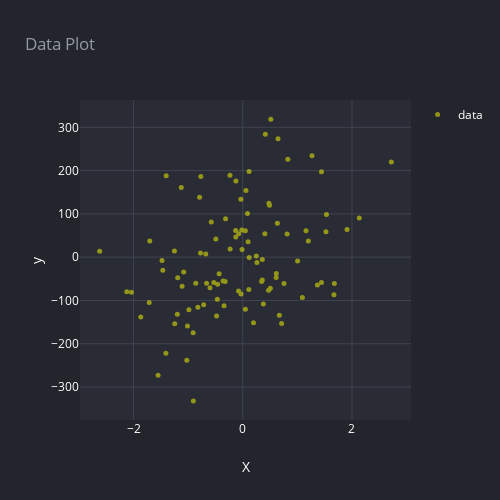

The notebook cell saved with this chart:
### Markdown cell above
# Stochastic Gradient Descent

$$J(\mathbf w) = \frac {1}{2} \sum_{i=1}^N \left( y^{(i)}-\phi (\mathbf w^T \mathbf x)^{(i)} \right )^2$$

### Code cell
X, y = make_regression(n_features=7, random_state=42)

# = StandardScaler().fit_transform(X)
render(go.Figure(data=[scatter(X[:,0],y, 'data', mode='markers', size=5, color='yellow')]), 'Data Plot', x_axis_title='X', y_axis_title='y')

### Figure 1 — Plotly figure (JSON) as saved in the notebook; plotly's stock layout.template omitted (floating-point values rounded to 4 significant figures)
{"data": [{"marker": {"color": "yellow", "size": 5}, "mode": "markers", "name": "data", "opacity": 0.5, "type": "scatter", "x": [-0.07445, 1.909, -2.124, -0.7673, -2.039, -1.479, -1.867, 1.669, 1.523, -0.03275, -0.8604, -1.703, 0.6117, -0.8222, -0.7905, -0.7153, -1.012, 0.479, 1.158, -1.191, -0.5298, 1.533, 1.441, 0.6454, -0.908, -1.551, -0.3221, -0.3427, 0.08659, -0.6772, -0.5769, 0.6142, -0.0135, -0.4326, -0.361, -0.1258, 0.505, 1.092, 0.1157, -2.62, -1.407, -0.9043, -0.01902, 0.405, -0.2342, 0.8129, -0.4657, -0.1301, -1.246, 0.2599, 1.442, 1.367, 0.6697, 1.004, -0.4606, -1.111, 0.8254, 0.3571, -0.1279, 0.2482, -0.9857, 0.1969, -0.3153, -1.713, 0.4732, 1.676, -0.6626, -0.03471, 0.6339, -1.251, 2.133, -0.493, -1.402, -1.082, 1.267, 0.3578, 0.04698, 2.72, 0.1109, 0.3464, 0.04852, -0.0771, -1.198, -0.6002, 0.4894, -1.464, -1.125, -0.2309, -0.7738, 0.7116, 0.5138, 0.7554, 1.201, 0.4128, 0.3773, 0.1173, 0.09768, -0.4792, 0.05922, -1.024], "y": [54.33, 64.16, -80.02, 186.5, -81.1, -7.893, -138.4, -86.7, 58.86, -85.38, -60.2, 37.12, -46.86, -115.9, 138.2, -110.2, -159.1, 124.3, 60.97, -47.62, -58.46, 98.33, 197.3, 273.4, -174.5, -272.9, -56.27, -112.1, 100.8, 7.535, 81.3, -37.74, 17.84, -38.1, -54.85, 176.0, -71.78, -93.23, 197.9, 13.42, -222.2, -332.0, 62.87, 53.9, 189.0, 53.62, -97.26, 61.35, -153.6, -12.32, -58.68, -64.48, -134.5, -8.893, -62.84, -66.94, 225.9, -52.86, 46.72, 2.79, -121.3, -151.8, 88.46, -104.5, -76.6, -60.72, -60.33, 133.5, 78.52, 14.35, 90.17, 41.77, 187.9, -34.26, 234.5, -5.132, 60.92, 219.6, -74.64, -56.17, -120.5, -78.01, -132.2, -70.78, 120.0, -30.36, 161.0, 19.0, 9.35, -153.4, 318.9, -60.71, 37.61, 284.0, -108.2, -0.9546, 35.57, -135.9, 154.3, -238.1]}], "layout": {"height": 500, "legend": {"font": {"color": "#ffffff"}}, "paper_bgcolor": "#22252B", "plot_bgcolor": "#292C34", "showlegend": true, "title": {"font": {"color": "#9398A4"}, "text": "Data Plot"}, "width": 500, "xaxis": {"autorange": true, "gridcolor": "#3F434F", "range": [-2.98, 3.081], "tickfont": {"color": "#ffffff"}, "title": {"font": {"color": "#ffffff"}, "text": "X"}, "type": "linear", "zeroline": false}, "yaxis": {"autorange": true, "gridcolor": "#3F434F", "range": [-376.2, 363.1], "tickfont": {"color": "#ffffff"}, "title": {"font": {"color": "#ffffff"}, "text": "y"}, "type": "linear", "zeroline": false}}}
